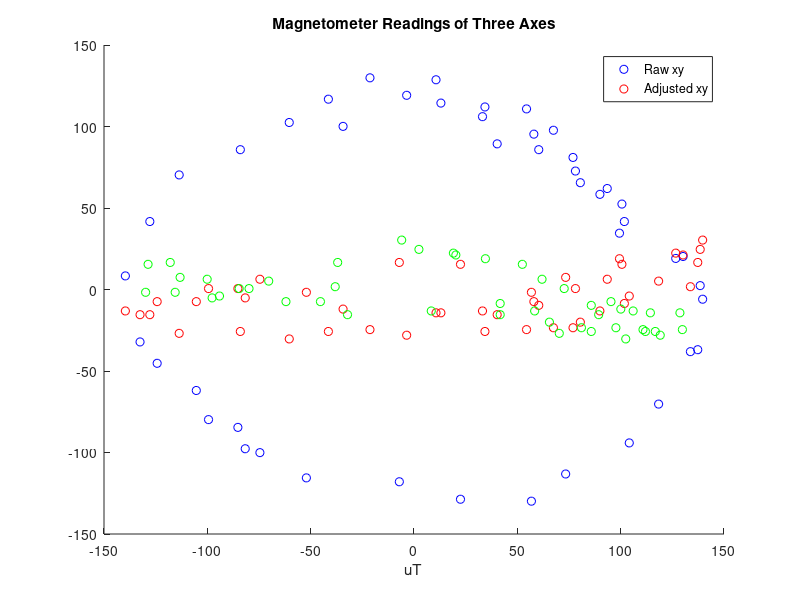

MATLAB code to generate this figure: (Note: this script raises an error after producing the figure.)
M = csvread("magnetometer.csv");

% Conversion to milligauss
A = M;

% Calculate Offsets
offset_x = (max(A(:,1)) + min(A(:,1)) ) / 2.0;
offset_y = (max(A(:,2)) + min(A(:,2)) ) / 2.0;
offset_z = (max(A(:,3)) + min(A(:,3)) ) / 2.0;

A(:,1) = A(:,1) - offset_x;
A(:,2) = A(:,2) - offset_y;
A(:,3) = A(:,3) - offset_z;


figure(1);
hold on
scatter(A(:,1), A(:,2), 'b');
scatter(A(:,1), A(:,3), 'r');
scatter(A(:,2), A(:,3), 'g');
legend('Raw xy', 'Adjusted xy');
title('Magnetometer Readings of Three Axes');
xlabel('uT');
hold off

q